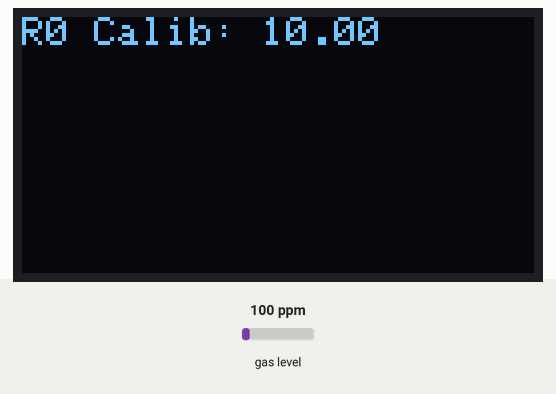
Recording of a sketch running on a simulated Arduino Uno, built with avr-gcc and run on an emulated ATmega328P. Parts: 128×64 one-colour display. The inputs (shaded band) are chosen by the test bench; at power-on: gas level 100 ppm. What the sketch prints to the serial monitor is not drawn.

Above: at 2.2 s.
At 5.3 s:
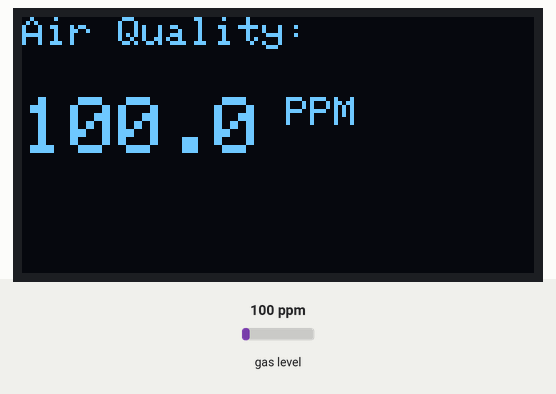
5.4 s: gas level set to 20 ppm
At 7.2 s:
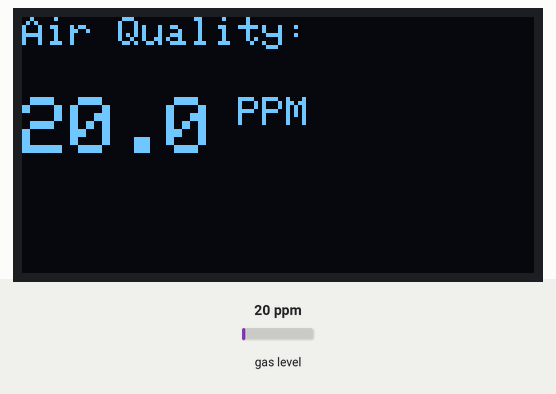
8.1 s: gas level set to 250 ppm
At 8.6 s:
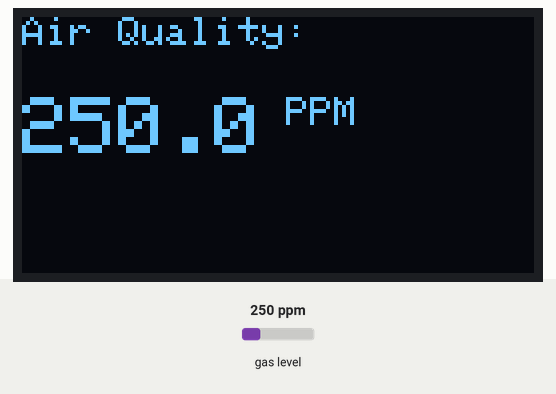
10.8 s: gas level set to 500 ppm
At 12.6 s:
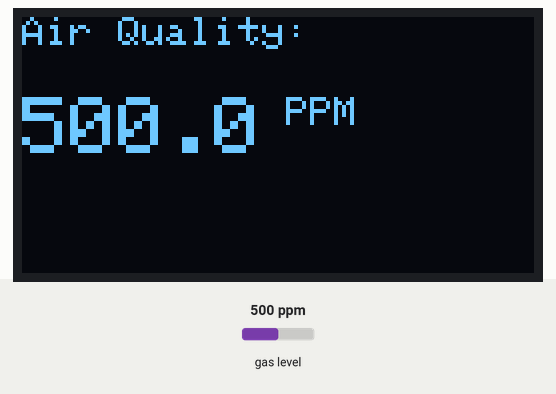
Timing chart, 0 to 14.1 s (numbered marks = the images above; inputs shaded):
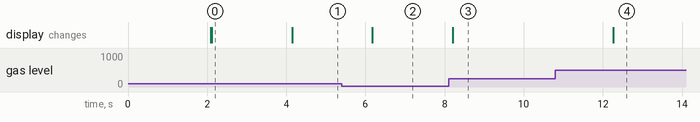

The sketch:

AirQualityIndexMonitor.ino
```cpp
#include <Wire.h>
#include <MQUnifiedsensor.h>
#include <Adafruit_GFX.h>
#include <Adafruit_SSD1306.h>

// OLED display settings
#define SCREEN_WIDTH 128
#define SCREEN_HEIGHT 64
#define OLED_RESET -1
Adafruit_SSD1306 display(SCREEN_WIDTH, SCREEN_HEIGHT, &Wire, OLED_RESET);

// MQ-9 sensor setup
#define Board "ESP8266"
#define Voltage_Resolution 3.3
#define ADC_Bit_Resolution 10
#define pin A0
#define Type "MQ-9"
#define RatioMQ9CleanAir 9.6
#define RLOAD 10

MQUnifiedsensor MQ9(Board, Voltage_Resolution, ADC_Bit_Resolution, pin, Type);

void setup() {
  Serial.begin(115200);

  // OLED initialization
  display.begin(SSD1306_SWITCHCAPVCC, 0x3C);
  display.clearDisplay();
  display.setTextColor(WHITE);
  display.setTextSize(1);
  display.setCursor(0, 0);
  display.println("MQ-9 Calibration...");
  display.display();
  delay(2000);

  // MQ-9 sensor setup
  MQ9.setRegressionMethod(1);  // 1 -> Exponential
  MQ9.init();
  MQ9.setRL(RLOAD);

  Serial.println("Calibrating... Please keep sensor in clean air");
  display.clearDisplay();
  display.setCursor(0, 0);
  display.println("Calibrating...");
  display.display();

  MQ9.calibrate(RatioMQ9CleanAir);  // Calibrate R0 in clean air

  Serial.print("Calibration complete. R0 = ");
  Serial.println(MQ9.getR0());

  display.clearDisplay();
  display.setCursor(0, 0);
  display.setTextSize(1);
  display.print("R0 Calib: ");
  display.print(MQ9.getR0(), 2);
  display.display();
  delay(2000);
}

void loop() {
  MQ9.update(); // Read analog value
  float ppm = MQ9.readSensor(); // Get gas concentration

  Serial.print("Air Quality (PPM): ");
  Serial.println(ppm);

  // Show reading on OLED
  display.clearDisplay();
  display.setCursor(0, 0);
  display.setTextSize(1);
  display.print("Air Quality:");

  display.setCursor(0, 20);
  display.setTextSize(2);
  display.print(ppm, 1);
  display.setTextSize(1);
  display.print(" PPM");
  display.display();

  delay(2000); // Adjust delay as needed
}
```

Measured:
- after the input at 5.4 s, the display: changes after 0.78 s (image 2)
- after the input at 8.1 s, the display: changes after 0.11 s (image 3)
- after the input at 10.8 s, the display: changes after 1.5 s (image 4)
- what the display in image 0 shows lasts 2.0 s, from 2.1 s to 4.1 s
